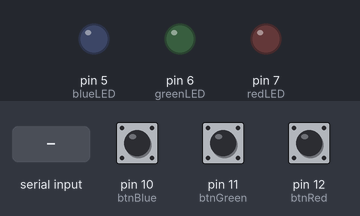
The sketch below on a simulated Arduino Uno, built with avr-gcc and run on an emulated ATmega328P. Shown: output pins drawn as LEDs (lit = HIGH). The inputs (shaded band) are chosen by the test bench; at power-on: pin 10 (btnBlue) HIGH, pin 11 (btnGreen) HIGH, pin 12 (btnRed) HIGH.

Above: at 1.2 s.
1.3 s: "1" received over Serial
At 2.2 s:
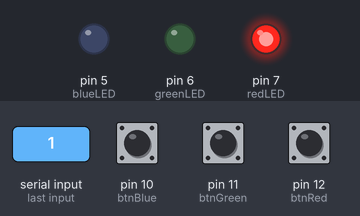
2.8 s: "2" received over Serial
At 3.4 s:
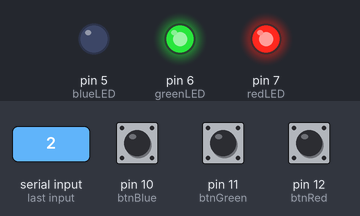
4.3 s: "3" received over Serial
At 5.7 s:
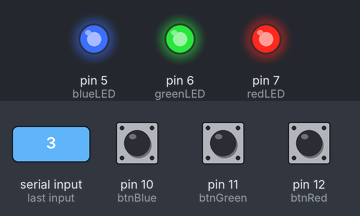
Timing chart, 0 to 7.3 s (numbered marks = the images above; inputs shaded):
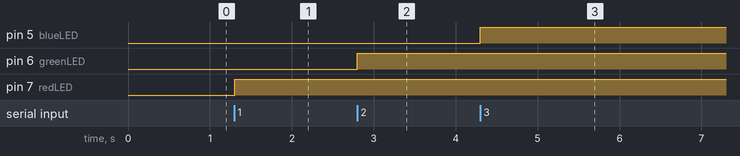

Measured:
- after the input at 1.3 s, pin 7 (redLED): LOW → HIGH at once
- after the input at 2.8 s, pin 6 (greenLED): LOW → HIGH at once
- after the input at 4.3 s, pin 5 (blueLED): LOW → HIGH at once

The sketch:

bidirectional_control.ino
```cpp
// LED Pins
const int redLED = 7;
const int greenLED = 6;
const int blueLED = 5;

// Button Pins
const int btnRed = 12;
const int btnGreen = 11;
const int btnBlue = 10;

// Button state tracking (for single press detection)
bool lastRedBtn = HIGH;
bool lastGreenBtn = HIGH;
bool lastBlueBtn = HIGH;

// LED states for toggling
bool redState = false;
bool greenState = false;
bool blueState = false;

void setup() {
  Serial.begin(9600);

  pinMode(redLED, OUTPUT);
  pinMode(greenLED, OUTPUT);
  pinMode(blueLED, OUTPUT);

  pinMode(btnRed, INPUT_PULLUP);
  pinMode(btnGreen, INPUT_PULLUP);
  pinMode(btnBlue, INPUT_PULLUP);

  digitalWrite(redLED, LOW);
  digitalWrite(greenLED, LOW);
  digitalWrite(blueLED, LOW);
}

void loop() {
  handleButtons();
  handleSerial();
}

// BUTTON → SERIAL (Outbound)
void handleButtons() {
  bool currentRed = digitalRead(btnRed);
  bool currentGreen = digitalRead(btnGreen);
  bool currentBlue = digitalRead(btnBlue);

  // Button 1 → Send 'R'
  if (lastRedBtn == HIGH && currentRed == LOW) {
    Serial.println('R');
    delay(50); // debounce
  }

  // Button 2 → Send 'G'
  if (lastGreenBtn == HIGH && currentGreen == LOW) {
    Serial.println('G');
    delay(50);
  }

  // Button 3 → Send 'B'
  if (lastBlueBtn == HIGH && currentBlue == LOW) {
    Serial.println('B');
    delay(50);
  }

  lastRedBtn = currentRed;
  lastGreenBtn = currentGreen;
  lastBlueBtn = currentBlue;
}

// SERIAL → LED (Inbound)
void handleSerial() {
  if (Serial.available()) {
    char command = Serial.read();

    switch (command) {
      case '1':
        redState = !redState;
        digitalWrite(redLED, redState);
        break;

      case '2':
        greenState = !greenState;
        digitalWrite(greenLED, greenState);
        break;

      case '3':
        blueState = !blueState;
        digitalWrite(blueLED, blueState);
        break;
    }
  }
}
```
